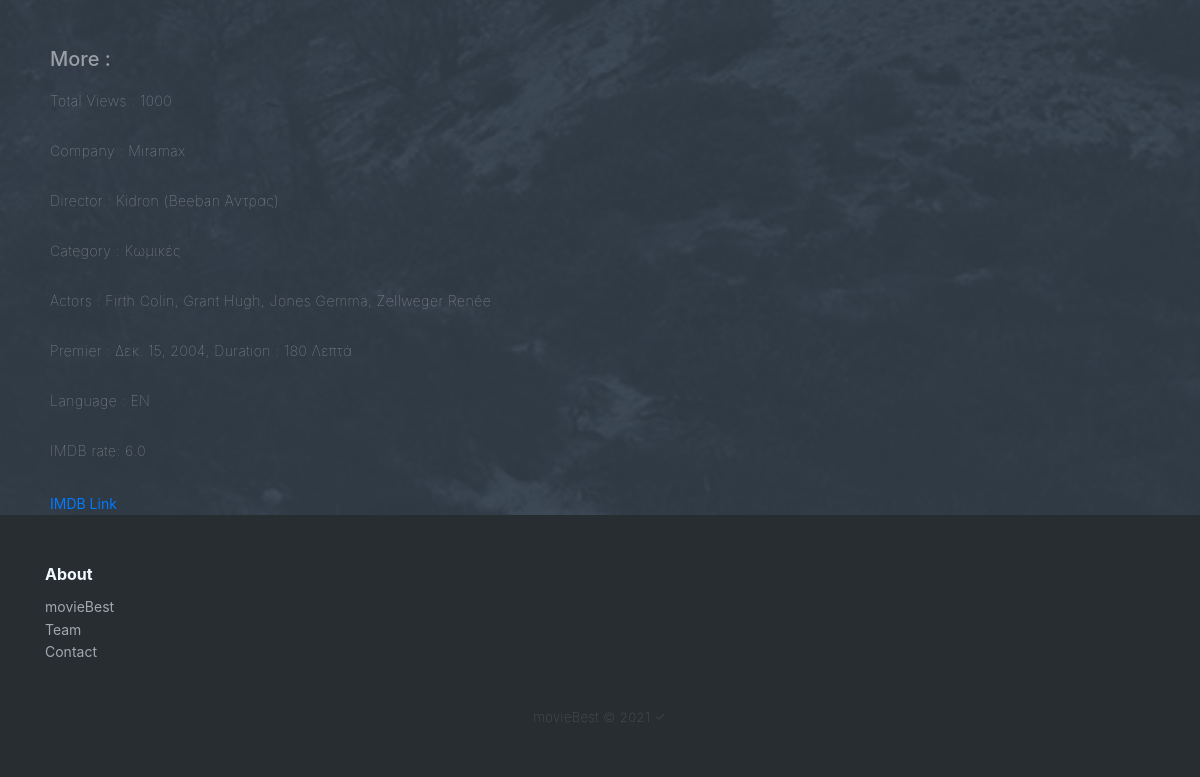
The app's page /detail/Bridget Jones: Η επόμενη σελίδα (signed in, lower part), older data.
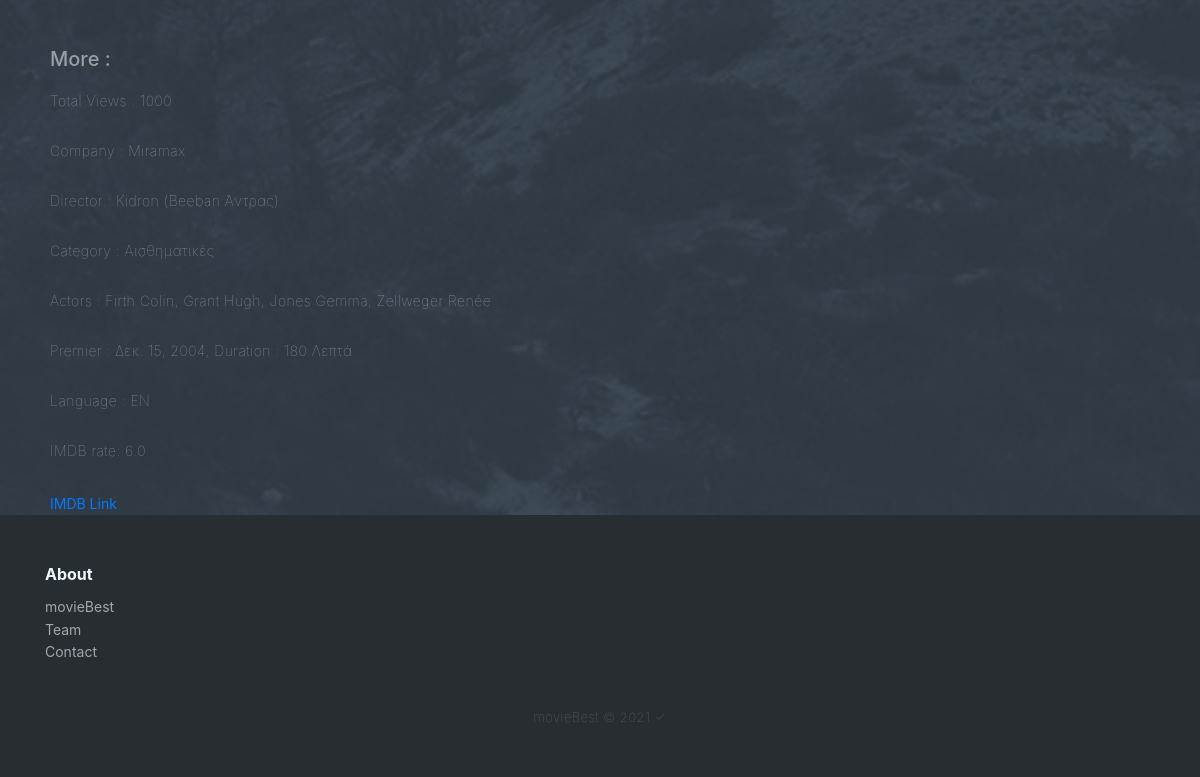
The same page, newer data.
### movies/models.py (models this page shows, shortened)
class Movie(models.Model):
    title = models.CharField(max_length=100, verbose_name="Τίτλος ταινίας")
    duration = models.IntegerField(null=True, verbose_name="Διάρκεια")
    genre = models.ForeignKey(Genre, on_delete=models.PROTECT, verbose_name='Είδος')
    language = models.CharField(choices=Language_choice, max_length=20, verbose_name="Γλώσσα", null=True)
    premiere_date = models.DateField(verbose_name="Ημερομηνία Πρεμίερας", null=True)
    url_imbd = models.CharField(max_length=300, verbose_name="Σύνδεσμος_IMBD")
    image = models.ImageField(null=True, verbose_name="Εξώφυλλο")
    poster = models.ImageField(null=True, verbose_name="Ποστερ")
    imdb_rate = models.FloatField(verbose_name="Βαθμολογία_IMBD", null=True)
    plot = models.TextField(verbose_name="Πλοκή")
    director = models.ForeignKey(Director, on_delete=models.PROTECT, verbose_name="Σκηνοθέτης")
    actors = models.ManyToManyField(Actor, related_name="movies", verbose_name="Ηθοποιοί")
    critics = models.TextField(verbose_name="Κριτικές")
    trailer = models.CharField(max_length=300, verbose_name="Trailer")
    company = models.ForeignKey(Company, on_delete=models.PROTECT, verbose_name="Εταιρία Παραγωγής", null=True)
    created_at = models.DateTimeField(auto_now_add=True, verbose_name="Ημερομηνία Δημιουργίας")
    updated_at = models.DateTimeField(auto_now=True, verbose_name="Ημερομηνία Ενημέρωσης")
    views = models.IntegerField(null=True, verbose_name="Προβολες")
    class Meta:
        db_table = "Movie"
        verbose_name = "Ταινία"
        verbose_name_plural = "Ταινίες"
        ordering = ["title"]
    def get_actors_str(self):
        actors_str = ""
        actors = self.actors.all()
        for actor in actors:
            actors_str += actor.fullname() + ", "
        return actors_str[:-2]

class Genre(models.Model):
    genre_description = models.CharField(max_length=100, verbose_name="Είδος Ταινίας")
    class Meta:
        db_table = "genre"
        verbose_name = "Είδος ταινίας"
        verbose_name_plural = "Είδη ταινιών"
        ordering = ["genre_description"]

class Company(models.Model):
    company_description = models.CharField(max_length=100, verbose_name="Εταιρία Παραγωνής")
    def __str__(self):
        return self.company_description
    class Meta:
        db_table = "company"
        verbose_name = "Εταιρία Παραγωγής"
        verbose_name_plural = "Εταιρίες Παραγωγής"
        ordering = ["company_description"]

class Director(models.Model):
    director_firstName = models.CharField(max_length=100, verbose_name="Όνομα Σκηνοθέτη")
    director_lastName = models.CharField(max_length=100, verbose_name="Επώνυμο Σκηνοθέτη")
    director_dateOfBirth = models.DateField(verbose_name="Ημερομηνία γέννησης", null=True)
    director_placeOfBirth = models.CharField(max_length=30, verbose_name="Τόπος Γέννησης", null=True)
    director_gender = models.ForeignKey(Gender, on_delete=models.PROTECT, verbose_name='Φύλο')
    director_bio = models.TextField(verbose_name="Βιογραφικό/Πληροφορίες", null=True)
    image = models.ImageField(null=True, verbose_name="Φώτο Σκηνοθέτη")
    def __str__(self):
        return "{0} ({1} {2})".format(self.director_lastName, self.director_firstName, self.director_gender)
    class Meta:
        db_table = "director"
        verbose_name = "Σκηνοθέτης"
        verbose_name_plural = "Σκηνοθέτες"
        ordering = ["director_lastName"]

class Gender(models.Model):
    gender_description = models.CharField(max_length=10, verbose_name="Φύλο")
    def __str__(self):
        return self.gender_description
    class Meta:
        db_table = "gender"
        verbose_name = "Φύλο"
        verbose_name_plural = "Φύλα"
        ordering = ["gender_description"]

class Actor(models.Model):
    actor_firstName = models.CharField(max_length=100, verbose_name="Όνομα Ηθοποιού")
    actor_lastName = models.CharField(max_length=100, verbose_name="Επώνυμο Ηθοποιού")
    actor_dateOfBirth = models.DateField(verbose_name="Ημερομηνία γέννησης", null=True)
    actor_placeOfBirth = models.CharField(max_length=30, verbose_name="Τόπος Γέννησης", null=True)
    actor_gender = models.ForeignKey(Gender, on_delete=models.PROTECT, verbose_name='Φύλο')
    actor_bio = models.TextField(verbose_name="Βιογραφικό/Πληροφορίες", null=True)
    class Meta:
        db_table = "actor"
        verbose_name = "Ηθοποιός"
        verbose_name_plural = "Ηθοποιοί"
        ordering = ["actor_lastName"]
    def fullname(self):
        return self.actor_lastName + " " + self.actor_firstName

### movies/views.py (the view)
# urls.py: path('detail/<movie_id>', views.detail, name='detail'),
@login_required(login_url='login')
def detail(request, movie_id):
    get_movie = models.Movie.objects.get(title=movie_id)
    return render(request, 'movies/detail.html', {'home_movie': get_movie})

### movies/templates/movies/detail.html (shortened to what this page needs)
{% extends 'movies/home.html' %}
{% load static %}
{% block content %}
<body>
    <section class="bg-transparent">
        <div class="container-fluid">
            <div class="row" style="margin-left: 20px;">
                <div class="col-sd-12">
                    <h5 class="text-white-50" style="padding-top: 20px;padding-left: 15px;padding-right: 15px;">More :</h5>
                    <p class="text-white-50" style="padding-left: 15px;padding-right: 15px;">Total Views : {{ home_movie.views }} </p>
                    <p class="text-white-50" style="padding-left: 15px;padding-right: 15px;">Company : {{ home_movie.company }} </p>
                    <p class="text-white-50" style="padding-left: 15px;padding-right: 15px;">Director : {{ home_movie.director }} </p>
                    <p class="text-white-50" style="padding-left: 15px;padding-right: 15px;">Category : {{ home_movie.genre.genre_description }} </p>
                    <p class="text-white-50" style="padding-left: 15px;padding-right: 15px;">Actors : {{ home_movie.get_actors_str }} </p>
                    <p class="text-white-50" style="padding-left: 15px;padding-right: 15px;">Premier : {{ home_movie.premiere_date }}, Duration : {{ home_movie.duration }} Λεπτά </p>
                    <p class="text-white-50" style="padding-left: 15px;padding-right: 15px;">Language : {{ home_movie.language }} </p>
                    <p class="text-white-50" style="padding-left: 15px;padding-right: 15px;">IMDB rate: {{ home_movie.imdb_rate }} </p>
                    <a class="btn-link" style="padding-left: 15px;padding-right: 15px;" href="{{ home_movie.url_imbd }}"> IMDB Link </a>
                </div>
            </div>
        </div>
    </section>
</body>
{% endblock content %}

Row changes from the older to the newer data that the page shows:
changed Movie "EN": genre.genre_description "Κωμικές" → "Αισθηματικές"
